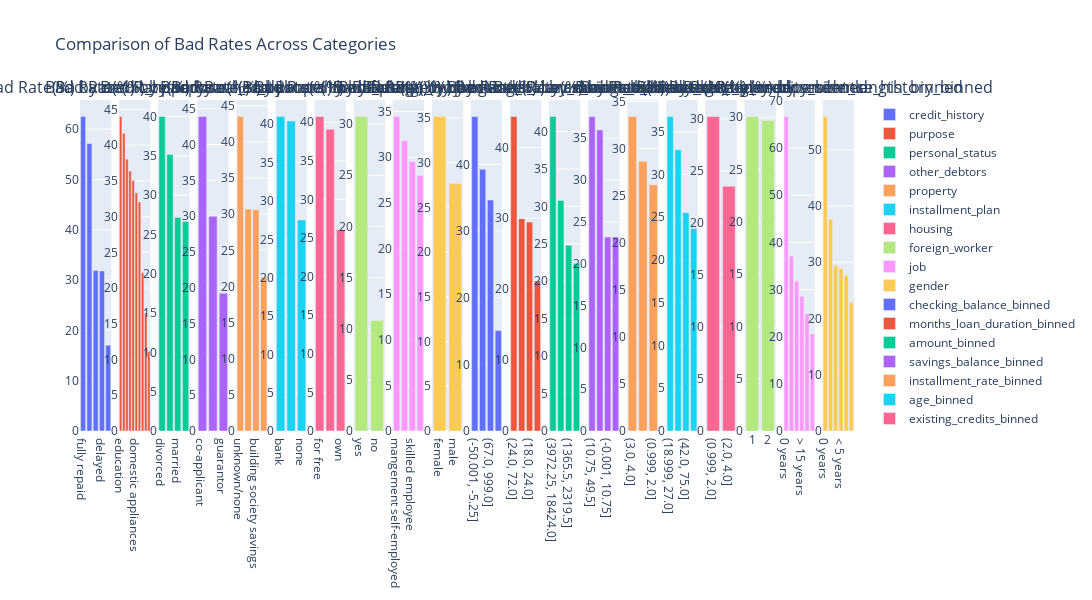

The notebook cell this image was saved under:
### Code cell
bad_rate_results = calculate_store_and_plot_bad_rates(df, cols_to_check)

### Figure 1 — Plotly figure (JSON) as saved in the notebook; plotly's stock layout.template omitted (floating-point values rounded to 4 significant figures)
{"data": [{"marker": {"color": "#636EFA"}, "name": "credit_history", "type": "bar", "x": ["fully repaid", "fully repaid this bank", "repaid", "delayed", "critical"], "xaxis": "x", "y": [62.5, 57.14, 31.89, 31.82, 17.06], "yaxis": "y"}, {"marker": {"color": "#EF553B"}, "name": "purpose", "type": "bar", "x": ["education", "others", "car (new)", "repairs", "business", "domestic appliances", "furniture", "radio/tv", "car (used)", "retraining"], "xaxis": "x2", "y": [44, 41.67, 38.03, 36.36, 35.05, 33.33, 32.04, 22.14, 16.5, 11.11], "yaxis": "y2"}, {"marker": {"color": "#00CC96"}, "name": "personal_status", "type": "bar", "x": ["divorced", "Unknown", "married", "single"], "xaxis": "x3", "y": [40, 35.16, 27.17, 26.64], "yaxis": "y3"}, {"marker": {"color": "#AB63FA"}, "name": "other_debtors", "type": "bar", "x": ["co-applicant", "none", "guarantor"], "xaxis": "x4", "y": [43.9, 29.99, 19.23], "yaxis": "y4"}, {"marker": {"color": "#FFA15A"}, "name": "property", "type": "bar", "x": ["unknown/none", "other", "building society savings", "real estate"], "xaxis": "x5", "y": [43.51, 30.72, 30.6, 21.28], "yaxis": "y5"}, {"marker": {"color": "#19D3F3"}, "name": "installment_plan", "type": "bar", "x": ["bank", "stores", "none"], "xaxis": "x6", "y": [41.01, 40.43, 27.52], "yaxis": "y6"}, {"marker": {"color": "#FF6692"}, "name": "housing", "type": "bar", "x": ["for free", "rent", "own"], "xaxis": "x7", "y": [40.74, 39.11, 26.09], "yaxis": "y7"}, {"marker": {"color": "#B6E880"}, "name": "foreign_worker", "type": "bar", "x": ["yes", "no"], "xaxis": "x8", "y": [30.74, 10.81], "yaxis": "y8"}, {"marker": {"color": "#FF97FF"}, "name": "job", "type": "bar", "x": ["mangement self-employed", "unemployed non-resident", "skilled employee", "unskilled resident"], "xaxis": "x9", "y": [34.46, 31.82, 29.52, 28.0], "yaxis": "y9"}, {"marker": {"color": "#FECB52"}, "name": "gender", "type": "bar", "x": ["female", "male"], "xaxis": "x10", "y": [35.16, 27.68], "yaxis": "y10"}, {"marker": {"color": "#636EFA"}, "name": "checking_balance_binned", "type": "bar", "x": ["(-50.001, -5.25]", "(0.0, 67.0]", "(67.0, 999.0]", "(-5.25, 0.0]"], "xaxis": "x11", "y": [47.2, 39.29, 34.68, 15.07], "yaxis": "y11"}, {"marker": {"color": "#EF553B"}, "name": "months_loan_duration_binned", "type": "bar", "x": ["(24.0, 72.0]", "(12.0, 18.0]", "(18.0, 24.0]", "(3.999, 12.0]"], "xaxis": "x12", "y": [44.35, 29.95, 29.46, 21.17], "yaxis": "y12"}, {"marker": {"color": "#00CC96"}, "name": "amount_binned", "type": "bar", "x": ["(3972.25, 18424.0]", "(249.999, 1365.5]", "(1365.5, 2319.5]", "(2319.5, 3972.25]"], "xaxis": "x13", "y": [42, 30.8, 24.8, 22.4], "yaxis": "y13"}, {"marker": {"color": "#AB63FA"}, "name": "savings_balance_binned", "type": "bar", "x": ["(10.75, 49.5]", "(49.5, 91.25]", "(-0.001, 10.75]", "(91.25, 19972.0]"], "xaxis": "x14", "y": [37.6, 36, 23.2, 23.2], "yaxis": "y14"}, {"marker": {"color": "#FFA15A"}, "name": "installment_rate_binned", "type": "bar", "x": ["(3.0, 4.0]", "(2.0, 3.0]", "(0.999, 2.0]"], "xaxis": "x15", "y": [33.4, 28.66, 26.16], "yaxis": "y15"}, {"marker": {"color": "#19D3F3"}, "name": "age_binned", "type": "bar", "x": ["(18.999, 27.0]", "(27.0, 33.0]", "(42.0, 75.0]", "(33.0, 42.0]"], "xaxis": "x16", "y": [36.77, 32.89, 25.53, 23.69], "yaxis": "y16"}, {"marker": {"color": "#FF6692"}, "name": "existing_credits_binned", "type": "bar", "x": ["(0.999, 2.0]", "(2.0, 4.0]"], "xaxis": "x17", "y": [30.23, 23.53], "yaxis": "y17"}, {"marker": {"color": "#B6E880"}, "name": "dependents", "type": "bar", "x": ["1", "2"], "xaxis": "x18", "y": [30.06, 29.68], "yaxis": "y18"}, {"marker": {"color": "#FF97FF"}, "name": "employment_length_binned", "type": "bar", "x": ["0 years", "Unknown", "< 5 years", "> 15 years", "5-10 years", "10-15 years"], "xaxis": "x19", "y": [66.67, 37.1, 31.75, 28.57, 24.85, 20.59], "yaxis": "y19"}, {"marker": {"color": "#FECB52"}, "name": "residence_history_binned", "type": "bar", "x": ["0 years", "5-10 years", "> 15 years", "< 5 years", "Unknown", "10-15 years"], "xaxis": "x20", "y": [55.88, 37.62, 29.41, 28.89, 27.69, 22.86], "yaxis": "y20"}], "layout": {"annotations": [{"font": {"size": 16}, "showarrow": false, "text": "Bad Rate(%) by credit_history", "x": 0.02025, "xanchor": "center", "xref": "paper", "y": 1, "yanchor": "bottom", "yref": "paper"}, {"font": {"size": 16}, "showarrow": false, "text": "Bad Rate(%) by purpose", "x": 0.07075, "xanchor": "center", "xref": "paper", "y": 1, "yanchor": "bottom", "yref": "paper"}, {"font": {"size": 16}, "showarrow": false, "text": "Bad Rate(%) by personal_status", "x": 0.1213, "xanchor": "center", "xref": "paper", "y": 1, "yanchor": "bottom", "yref": "paper"}, {"font": {"size": 16}, "showarrow": false, "text": "Bad Rate(%) by other_debtors", "x": 0.1718, "xanchor": "center", "xref": "paper", "y": 1, "yanchor": "bottom", "yref": "paper"}, {"font": {"size": 16}, "showarrow": false, "text": "Bad Rate(%) by property", "x": 0.2223, "xanchor": "center", "xref": "paper", "y": 1, "yanchor": "bottom", "yref": "paper"}, {"font": {"size": 16}, "showarrow": false, "text": "Bad Rate(%) by installment_plan", "x": 0.2727, "xanchor": "center", "xref": "paper", "y": 1, "yanchor": "bottom", "yref": "paper"}, {"font": {"size": 16}, "showarrow": false, "text": "Bad Rate(%) by housing", "x": 0.3233, "xanchor": "center", "xref": "paper", "y": 1, "yanchor": "bottom", "yref": "paper"}, {"font": {"size": 16}, "showarrow": false, "text": "Bad Rate(%) by foreign_worker", "x": 0.3738, "xanchor": "center", "xref": "paper", "y": 1, "yanchor": "bottom", "yref": "paper"}, {"font": {"size": 16}, "showarrow": false, "text": "Bad Rate(%) by job", "x": 0.4243, "xanchor": "center", "xref": "paper", "y": 1, "yanchor": "bottom", "yref": "paper"}, {"font": {"size": 16}, "showarrow": false, "text": "Bad Rate(%) by gender", "x": 0.4748, "xanchor": "center", "xref": "paper", "y": 1, "yanchor": "bottom", "yref": "paper"}, {"font": {"size": 16}, "showarrow": false, "text": "Bad Rate(%) by checking_balance_binned", "x": 0.5252, "xanchor": "center", "xref": "paper", "y": 1, "yanchor": "bottom", "yref": "paper"}, {"font": {"size": 16}, "showarrow": false, "text": "Bad Rate(%) by months_loan_duration_binned", "x": 0.5757, "xanchor": "center", "xref": "paper", "y": 1, "yanchor": "bottom", "yref": "paper"}, {"font": {"size": 16}, "showarrow": false, "text": "Bad Rate(%) by amount_binned", "x": 0.6262, "xanchor": "center", "xref": "paper", "y": 1, "yanchor": "bottom", "yref": "paper"}, {"font": {"size": 16}, "showarrow": false, "text": "Bad Rate(%) by savings_balance_binned", "x": 0.6767, "xanchor": "center", "xref": "paper", "y": 1, "yanchor": "bottom", "yref": "paper"}, {"font": {"size": 16}, "showarrow": false, "text": "Bad Rate(%) by installment_rate_binned", "x": 0.7272, "xanchor": "center", "xref": "paper", "y": 1, "yanchor": "bottom", "yref": "paper"}, {"font": {"size": 16}, "showarrow": false, "text": "Bad Rate(%) by age_binned", "x": 0.7777, "xanchor": "center", "xref": "paper", "y": 1, "yanchor": "bottom", "yref": "paper"}, {"font": {"size": 16}, "showarrow": false, "text": "Bad Rate(%) by existing_credits_binned", "x": 0.8282, "xanchor": "center", "xref": "paper", "y": 1, "yanchor": "bottom", "yref": "paper"}, {"font": {"size": 16}, "showarrow": false, "text": "Bad Rate(%) by dependents", "x": 0.8787, "xanchor": "center", "xref": "paper", "y": 1, "yanchor": "bottom", "yref": "paper"}, {"font": {"size": 16}, "showarrow": false, "text": "Bad Rate(%) by employment_length_binned", "x": 0.9292, "xanchor": "center", "xref": "paper", "y": 1, "yanchor": "bottom", "yref": "paper"}, {"font": {"size": 16}, "showarrow": false, "text": "Bad Rate(%) by residence_history_binned", "x": 0.9797, "xanchor": "center", "xref": "paper", "y": 1, "yanchor": "bottom", "yref": "paper"}], "height": 600, "title": {"text": "Comparison of Bad Rates Across Categories"}, "width": 8000, "xaxis": {"anchor": "y", "domain": [0, 0.0405]}, "xaxis10": {"anchor": "y10", "domain": [0.4545, 0.495]}, "xaxis11": {"anchor": "y11", "domain": [0.505, 0.5455]}, "xaxis12": {"anchor": "y12", "domain": [0.5555, 0.596]}, "xaxis13": {"anchor": "y13", "domain": [0.606, 0.6465]}, "xaxis14": {"anchor": "y14", "domain": [0.6565, 0.697]}, "xaxis15": {"anchor": "y15", "domain": [0.707, 0.7475]}, "xaxis16": {"anchor": "y16", "domain": [0.7575, 0.798]}, "xaxis17": {"anchor": "y17", "domain": [0.808, 0.8485]}, "xaxis18": {"anchor": "y18", "domain": [0.8585, 0.899]}, "xaxis19": {"anchor": "y19", "domain": [0.909, 0.9495]}, "xaxis2": {"anchor": "y2", "domain": [0.0505, 0.091]}, "xaxis20": {"anchor": "y20", "domain": [0.9595, 1.0]}, "xaxis3": {"anchor": "y3", "domain": [0.101, 0.1415]}, "xaxis4": {"anchor": "y4", "domain": [0.1515, 0.192]}, "xaxis5": {"anchor": "y5", "domain": [0.202, 0.2425]}, "xaxis6": {"anchor": "y6", "domain": [0.2525, 0.293]}, "xaxis7": {"anchor": "y7", "domain": [0.303, 0.3435]}, "xaxis8": {"anchor": "y8", "domain": [0.3535, 0.394]}, "xaxis9": {"anchor": "y9", "domain": [0.404, 0.4445]}, "yaxis": {"anchor": "x", "domain": [0, 1]}, "yaxis10": {"anchor": "x10", "domain": [0, 1]}, "yaxis11": {"anchor": "x11", "domain": [0, 1]}, "yaxis12": {"anchor": "x12", "domain": [0, 1]}, "yaxis13": {"anchor": "x13", "domain": [0, 1]}, "yaxis14": {"anchor": "x14", "domain": [0, 1]}, "yaxis15": {"anchor": "x15", "domain": [0, 1]}, "yaxis16": {"anchor": "x16", "domain": [0, 1]}, "yaxis17": {"anchor": "x17", "domain": [0, 1]}, "yaxis18": {"anchor": "x18", "domain": [0, 1]}, "yaxis19": {"anchor": "x19", "domain": [0, 1]}, "yaxis2": {"anchor": "x2", "domain": [0, 1]}, "yaxis20": {"anchor": "x20", "domain": [0, 1]}, "yaxis3": {"anchor": "x3", "domain": [0, 1]}, "yaxis4": {"anchor": "x4", "domain": [0, 1]}, "yaxis5": {"anchor": "x5", "domain": [0, 1]}, "yaxis6": {"anchor": "x6", "domain": [0, 1]}, "yaxis7": {"anchor": "x7", "domain": [0, 1]}, "yaxis8": {"anchor": "x8", "domain": [0, 1]}, "yaxis9": {"anchor": "x9", "domain": [0, 1]}}}
